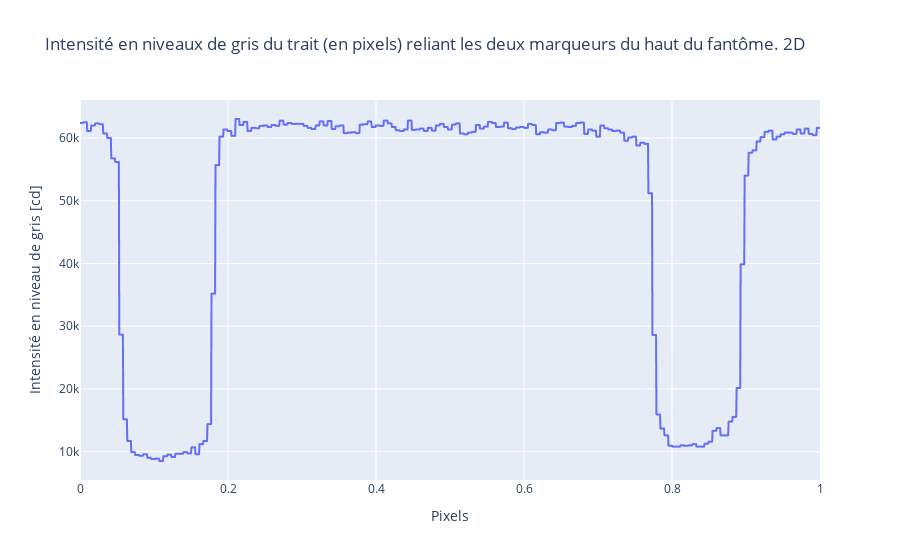

The cell this chart's notebook holds for it:
### Markdown cell above
## Distance marqueurs hauts

### Code cell
df_data = pd.read_csv('2-Distance_2marquers_haut.csv')

y_data = df_data.Value
y_data_liste = list(y_data)
x_data = df_data.Pixels
x_data_liste = list(x_data)

# normalisons
range_x = max(x_data_liste) - min(x_data_liste)

new_x = []
for i in range(len(x_data_liste)):
    new_x.append(x_data_liste[i]/range_x)

fig = px.line(df_data, x = new_x, y = 'Value', title='Intensité en niveaux de gris du trait (en pixels) reliant les deux marqueurs du haut du fantôme. 2D', labels={"x":"Pixels", "Value":"Intensité en niveau de gris [cd]"})
fig.show()

y_data_500_1 = []
for i in range(500):
    y_data_500_1.append(y_data_liste[i])
y_min_1 = min(y_data_500_1)
print("le premier minimum est", y_min_1)

y_data_500_2 = []
for i in range(1200,1800):
    y_data_500_2.append(y_data_liste[i])
y_min_2 = min(y_data_500_2)
print("le deuxième minimum est", y_min_2)

pos_x_min_1 = y_data_liste.index(y_min_1)
pos_x_min_2 = y_data_liste.index(y_min_2)

x_value_at_min_1 = x_data_liste[pos_x_min_1]/range_x
x_value_at_min_2 = x_data_liste[pos_x_min_2]/range_x

dist_reference = x_value_at_min_2 - x_value_at_min_1
print("la distance entre les deux minimums est", dist_reference, "pixels")

incertitude_ref = 0.05/max(x_data_liste)
incertitude_distance_ref = np.sqrt((incertitude_ref**2) + (incertitude_ref**2))
print("la nouvelle incertitude sur chaque mesure est", incertitude_ref)
print("la nouvelle incertitude sur la distance est", incertitude_distance_ref)

### Figure 1 — Plotly figure (JSON) as saved in the notebook; plotly's stock layout.template omitted (floating-point values rounded to 4 significant figures; data arrays with more than 128 entries replaced by an {"elided": "..."} marker saying what was removed)
{"data": [{"hovertemplate": "Pixels=%{x}<br>Intensité en niveau de gris [cd]=%{y}<extra></extra>", "legendgroup": "", "line": {"color": "#636efa", "dash": "solid"}, "marker": {"symbol": "circle"}, "mode": "lines", "name": "", "showlegend": false, "type": "scattergl", "x": {"elided": "1847 float values"}, "xaxis": "x", "y": {"elided": "1847 int values"}, "yaxis": "y"}], "layout": {"legend": {"tracegroupgap": 0}, "title": {"text": "Intensité en niveaux de gris du trait (en pixels) reliant les deux marqueurs du haut du fantôme. 2D"}, "xaxis": {"anchor": "y", "domain": [0, 1], "title": {"text": "Pixels"}}, "yaxis": {"anchor": "x", "domain": [0, 1], "title": {"text": "Intensité en niveau de gris [cd]"}}}}
